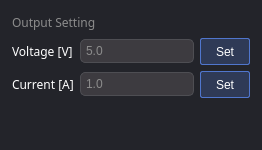
         <widget class="QFrame" name="frame_11">
          <property name="styleSheet">
           <string notr="true">QFrame{
border-radius: 8px;
background-color: rgb(35, 36, 42);
}
QPushButton{
border: 1px solid rgb(80, 118, 205);
margin: 0px;
padding: 0px;
background:rgba(80, 118, 205, 70);
border-radius: 2px;
color: rgba(255, 255, 255, 255);
}
QPushButton:hover{
  background:rgba(80, 118, 205, 200);
  color:rgba(255, 255, 255, 210);
  border-radius:2px;
}
QPushButton:pressed{
  background:rgba(80, 118, 205, 100);
}
QPushButton:disabled{
  background:rgba(100, 100, 100, 100);
  color:rgba(255, 255, 255, 100);
}
QLineEdit{
	color: rgb(140, 140, 140);
	border: 1px solid rgb(78, 78, 83);
	border-radius: 5px;
	background-color: rgb(61, 59, 64);
	padding: 3px;
}</string>
          </property>
          <property name="frameShape">
           <enum>QFrame::StyledPanel</enum>
          </property>
          <property name="frameShadow">
           <enum>QFrame::Raised</enum>
          </property>
          <layout class="QVBoxLayout" name="verticalLayout_13">
           <property name="leftMargin">
            <number>12</number>
           </property>
           <property name="topMargin">
            <number>12</number>
           </property>
           <property name="rightMargin">
            <number>12</number>
           </property>
           <property name="bottomMargin">
            <number>12</number>
           </property>
           <item>
            <widget class="QLabel" name="label_17">
             <property name="minimumSize">
              <size>
               <width>0</width>
               <height>20</height>
              </size>
             </property>
             <property name="font">
              <font>
               <family>맑은 고딕</family>
               <weight>50</weight>
               <bold>false</bold>
              </font>
             </property>
             <property name="styleSheet">
              <string notr="true">color: rgb(140, 140, 140);</string>
             </property>
             <property name="text">
              <string>Output Setting</string>
             </property>
            </widget>
           </item>
           <item>
            <layout class="QGridLayout" name="gridLayout_4">
             <item row="1" column="1">
              <widget class="QLineEdit" name="lineEdit_2">
               <property name="sizePolicy">
                <sizepolicy hsizetype="Preferred" vsizetype="Fixed">
                 <horstretch>0</horstretch>
                 <verstretch>0</verstretch>
                </sizepolicy>
               </property>
               <property name="text">
                <string>1.0</string>
               </property>
              </widget>
             </item>
             <item row="0" column="0">
              <widget class="QLabel" name="label_19">
               <property name="minimumSize">
                <size>
                 <width>0</width>
                 <height>20</height>
                </size>
               </property>
               <property name="font">
                <font>
                 <family>맑은 고딕</family>
                 <weight>50</weight>
                 <bold>false</bold>
                </font>
               </property>
               <property name="styleSheet">
                <string notr="true">color: rgb(255, 255, 255);</string>
               </property>
               <property name="text">
                <string>Voltage [V]</string>
               </property>
              </widget>
             </item>
             <item row="1" column="0">
              <widget class="QLabel" name="label_20">
               <property name="minimumSize">
                <size>
                 <width>0</width>
                 <height>20</height>
                </size>
               </property>
               <property name="font">
                <font>
                 <family>맑은 고딕</family>
                 <weight>50</weight>
                 <bold>false</bold>
                </font>
               </property>
               <property name="styleSheet">
                <string notr="true">color: rgb(255, 255, 255);</string>
               </property>
               <property name="text">
                <string>Current [A]</string>
               </property>
              </widget>
             </item>
             <item row="0" column="1">
              <widget class="QLineEdit" name="lineEdit">
               <property name="sizePolicy">
                <sizepolicy hsizetype="Preferred" vsizetype="Fixed">
                 <horstretch>0</horstretch>
                 <verstretch>0</verstretch>
                </sizepolicy>
               </property>
               <property name="text">
                <string>5.0</string>
               </property>
              </widget>
             </item>
             <item row="0" column="2">
              <widget class="QPushButton" name="pushButton_5">
               <property name="minimumSize">
                <size>
                 <width>50</width>
                 <height>27</height>
                </size>
               </property>
               <property name="text">
                <string>Set</string>
               </property>
              </widget>
             </item>
             <item row="1" column="2">
              <widget class="QPushButton" name="pushButton_6">
               <property name="minimumSize">
                <size>
                 <width>50</width>
                 <height>27</height>
                </size>
               </property>
               <property name="text">
                <string>Set</string>
               </property>
              </widget>
             </item>
            </layout>
           </item>
           <item>
            <spacer name="verticalSpacer_4">
             <property name="orientation">
              <enum>Qt::Vertical</enum>
             </property>
             <property name="sizeHint" stdset="0">
              <size>
               <width>20</width>
               <height>40</height>
              </size>
             </property>
            </spacer>
           </item>
          </layout>
         </widget>
